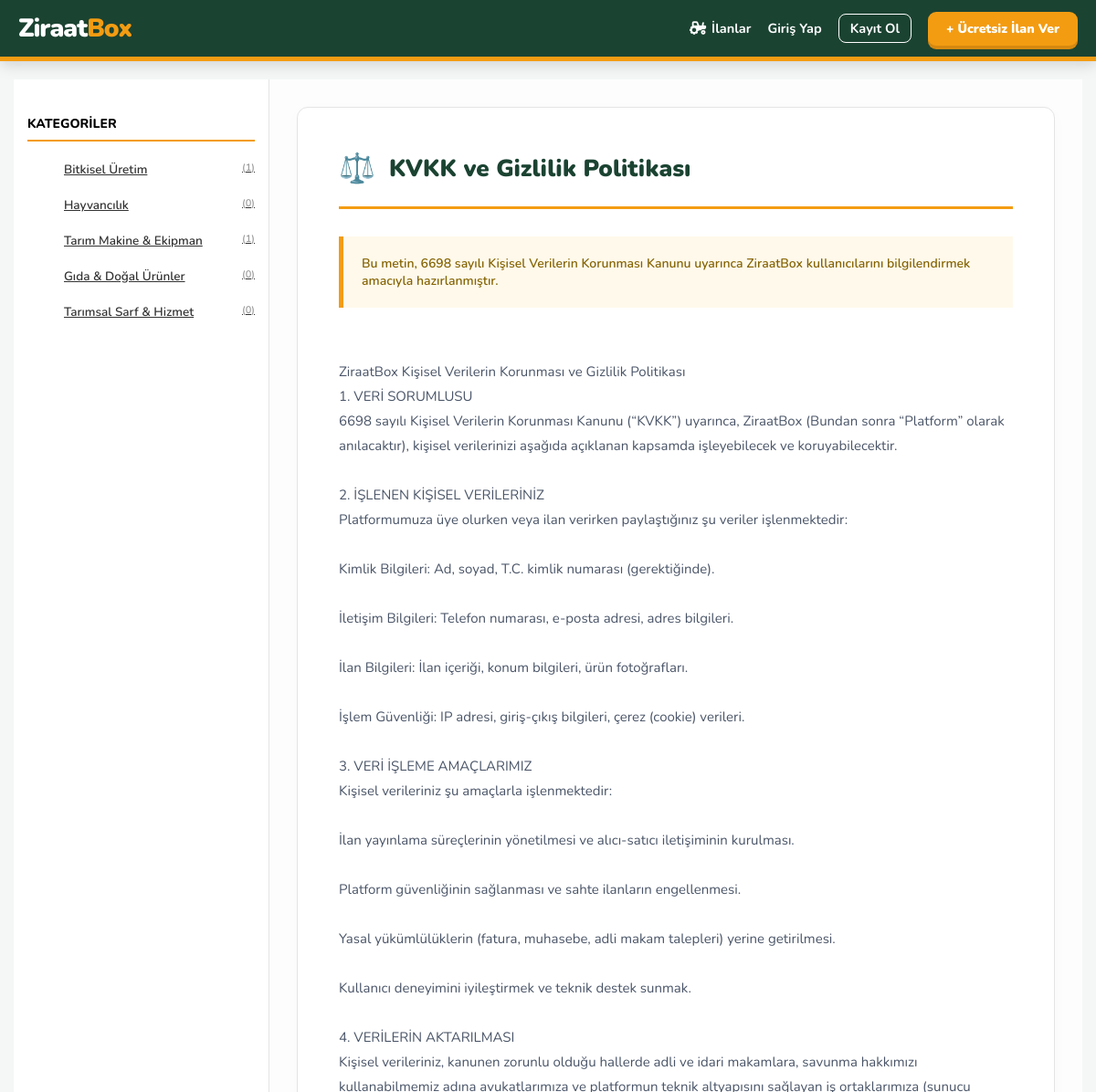
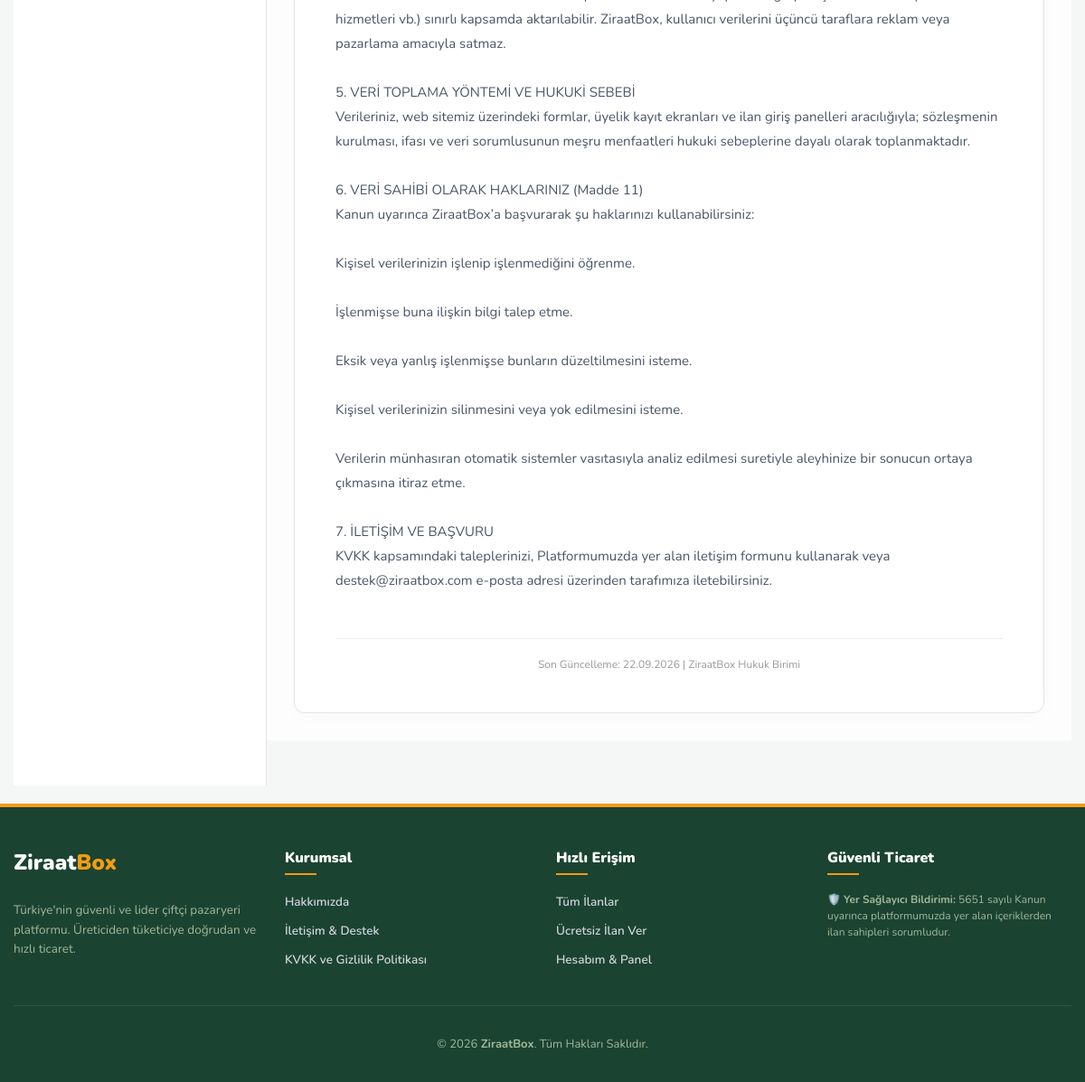
/kvkk.php, run on the app's committed database (2 pictures, top to bottom).
### tables this page shows
CREATE TABLE `kategoriler` (
  `id` int(10) unsigned NOT NULL AUTO_INCREMENT,
  `ust_id` int(10) unsigned DEFAULT 0,
  `adi` varchar(120) NOT NULL,
  `ikon` varchar(50) DEFAULT NULL,
  `slug` varchar(160) NOT NULL,
  `sira` smallint(6) DEFAULT 0,
  `aktif` tinyint(4) DEFAULT 1,
  `created_at` timestamp NULL DEFAULT current_timestamp(),
  PRIMARY KEY (`id`),
  UNIQUE KEY `slug` (`slug`)
);

CREATE TABLE `ayarlar` (
  `id` tinyint(4) NOT NULL DEFAULT 1,
  `site_baslik` varchar(255) DEFAULT 'ZiraatBox',
  `site_slogan` varchar(255) DEFAULT 'Çiftçiden Tüketiciye Güvenli İlan Platformu',
  `site_desc` text DEFAULT NULL,
  `site_tel` varchar(20) DEFAULT NULL,
  `site_eposta` varchar(100) DEFAULT NULL,
  `site_adres` text DEFAULT NULL,
  `ilan_suresi_gun` int(11) DEFAULT 30,
  `ilan_onay_gerekiyor` tinyint(4) DEFAULT 1,
  `max_resim_sayisi` int(11) DEFAULT 10,
  `facebook` varchar(255) DEFAULT NULL,
  `instagram` varchar(255) DEFAULT NULL,
  `twitter` varchar(255) DEFAULT NULL,
  `smtp_host` varchar(255) DEFAULT NULL,
  `smtp_user` varchar(255) DEFAULT NULL,
  `smtp_pass` varchar(255) DEFAULT NULL,
  `smtp_port` varchar(10) DEFAULT NULL,
  `bakim_modu` tinyint(1) DEFAULT 0,
  `smtp_secure` varchar(10) DEFAULT 'TLS',
  `hakkimizda` text DEFAULT NULL,
  `kvkk` text DEFAULT NULL,
  PRIMARY KEY (`id`)
);

### kvkk.php (the view, shortened to what this page needs)
<?php
require_once "parcalar/ust.php";
$ayar = $db->query("SELECT * FROM ayarlar WHERE id = 1")->fetch();
if (!function_exists('altKategoriIDleriniGetir')) {
    function altKategoriIDleriniGetir($db, $ust_id) {
        $ids = [$ust_id];
        $sorgu = $db->prepare("SELECT id FROM kategoriler WHERE ust_id = ?");
        $sorgu->execute([$ust_id]);
        $altlar = $sorgu->fetchAll(PDO::FETCH_COLUMN);
        foreach ($altlar as $id) { $ids = array_merge($ids, altKategoriIDleriniGetir($db, $id)); }
        return array_unique($ids);
    }
}
?>
<div class="plus-full-wrapper">
    <aside class="plus-sidebar">
        <h3>Kategoriler</h3>
        <ul class="plus-side-list">
            <?php
            $side_kat = $db->query("SELECT * FROM kategoriler WHERE ust_id = 0 AND aktif = 1 ORDER BY sira ASC")->fetchAll();
            foreach($side_kat as $sk):
                $kat_idler = altKategoriIDleriniGetir($db, $sk['id']);
                $in_query = implode(',', array_fill(0, count($kat_idler), '?'));
                $say_sorgu = $db->prepare("SELECT COUNT(id) FROM ilanlar WHERE kategori_id IN ($in_query) AND durum = 'aktif'");
                $say_sorgu->execute($kat_idler);
                $sayi = $say_sorgu->fetchColumn();
            ?>
            <li>
                <a href="kategori.php?slug=<?php echo $sk['slug']; ?>">
                    <span><?php echo htmlspecialchars($sk['adi']); ?></span>
                    <span style="color:#999; font-size:11px;">(<?php echo $sayi; ?>)</span>
                </a>
            </li>
            <?php endforeach; ?>
        </ul>
    </aside>
    <main class="plus-content-area">
        <div class="policy-card">
            <div class="policy-header">
                <span style="font-size: 32px;">⚖️</span>
                <h1>KVKK ve Gizlilik Politikası</h1>
            </div>
            <div class="notice-box">
                Bu metin, 6698 sayılı Kişisel Verilerin Korunması Kanunu uyarınca ZiraatBox kullanıcılarını bilgilendirmek amacıyla hazırlanmıştır.
            </div>
            <div class="policy-text">
                <?php
                if(!empty($ayar['kvkk'])) {
                    echo $ayar['kvkk'];
                } else {
                    echo "Gizlilik politikası içeriği henüz sisteme yüklenmemiştir. Lütfen yönetim panelinden güncelleyiniz.";
                }
                ?>
            </div>
            <div style="margin-top: 50px; padding-top: 20px; border-top: 1px solid #eee; font-size: 12px; color: #999; text-align: center;">
                Son Güncelleme: <?php echo date("d.m.Y"); ?> | ZiraatBox Hukuk Birimi
            </div>
        </div>
    </main>
</div>
<?php require_once "parcalar/alt.php"; ?>

### parcalar/ust.php (style rules this page uses)
:root { --ziraat-koyu-yesil: #1b4332; --ziraat-turuncu: #f39c12; --beyaz: #ffffff; --hata-kirmizi: #e74c3c; }
body { font-family: 'Nunito', sans-serif; margin: 0; background: #f4f7f6; color: #333; }

### kvkk.php (style rules this page uses)
:root { --z-yesil: #1b4332; --z-sari: #f39c12; --z-border: #e4e4e4; --z-bg: #fdfdfd; }
.plus-full-wrapper { display: grid; grid-template-columns: 280px 1fr; min-height: 100vh; width: 100%; }
.plus-sidebar { background: #fff; border-right: 1px solid var(--z-border); padding: 25px 15px; height: 100%; }
.plus-sidebar h3 { font-size: 14px; font-weight: 800; color: #000; margin-bottom: 15px; border-bottom: 2px solid var(--z-sari); padding-bottom: 8px; text-transform: uppercase; }
.plus-side-list { list-style: none; }
.plus-side-list li { margin-bottom: 10px; }
.plus-side-list a { display: flex; justify-content: space-between; font-size: 13.5px; color: #333; font-weight: 600; padding: 5px 0; }
.plus-content-area { padding: 30px; background: var(--z-bg); }
.policy-card { background: #fff; border: 1px solid var(--z-border); border-radius: 12px; padding: 45px; box-shadow: 0 4px 20px rgba(0,0,0,0.02); }
.policy-header { border-bottom: 3px solid var(--z-sari); padding-bottom: 20px; margin-bottom: 30px; display: flex; align-items: center; gap: 15px; }
.policy-header h1 { font-size: 26px; font-weight: 900; color: var(--z-yesil); margin: 0; }
.policy-text { font-size: 15px; line-height: 1.8; color: #4a5568; white-space: pre-line; }
.notice-box { background: #fff9eb; border-left: 5px solid var(--z-sari); padding: 20px; margin-bottom: 30px; font-size: 14px; color: #856404; font-weight: 600; }

### data on the page
kategoriler: adi "Bitkisel Üretim", sayi "1"
kategoriler: adi "Hayvancılık", sayi "0"
kategoriler: adi "Tarım Makine & Ekipman", sayi "1"
kategoriler: adi "Gıda & Doğal Ürünler", sayi "0"
kategoriler: adi "Tarımsal Sarf & Hizmet", sayi "0"
ayarlar: kvkk "ZiraatBox Kişisel Verilerin Korunması ve Gizlilik Politikası 1. VERİ SORUMLUSU 6698 sayılı Kişisel Verilerin Korunması Kanunu (“KVKK”) uyarınca, ZiraatBox (Bundan sonra “Platform” olarak anılacaktır), kişisel verilerinizi aşağıda açıklanan kapsamda işleyebilecek ve koruyabilecektir. 2. İŞLENEN KİŞİSEL VERİLERİNİZ Platformumuza üye olurken veya ilan verirken paylaştığınız şu veriler işlenmektedir: Kimlik Bilgileri: Ad, soyad, T.C. kimlik numarası (gerektiğinde). İletişim Bilgileri: Telefon numarası, e-posta adresi, adres bilgileri. İlan Bilgileri: İlan içeriği, konum bilgileri, ürün fotoğrafları. İşlem Güvenliği: IP adresi, giriş-çıkış bilgileri, çerez (cookie) verileri. 3. VERİ İŞLEME…"
